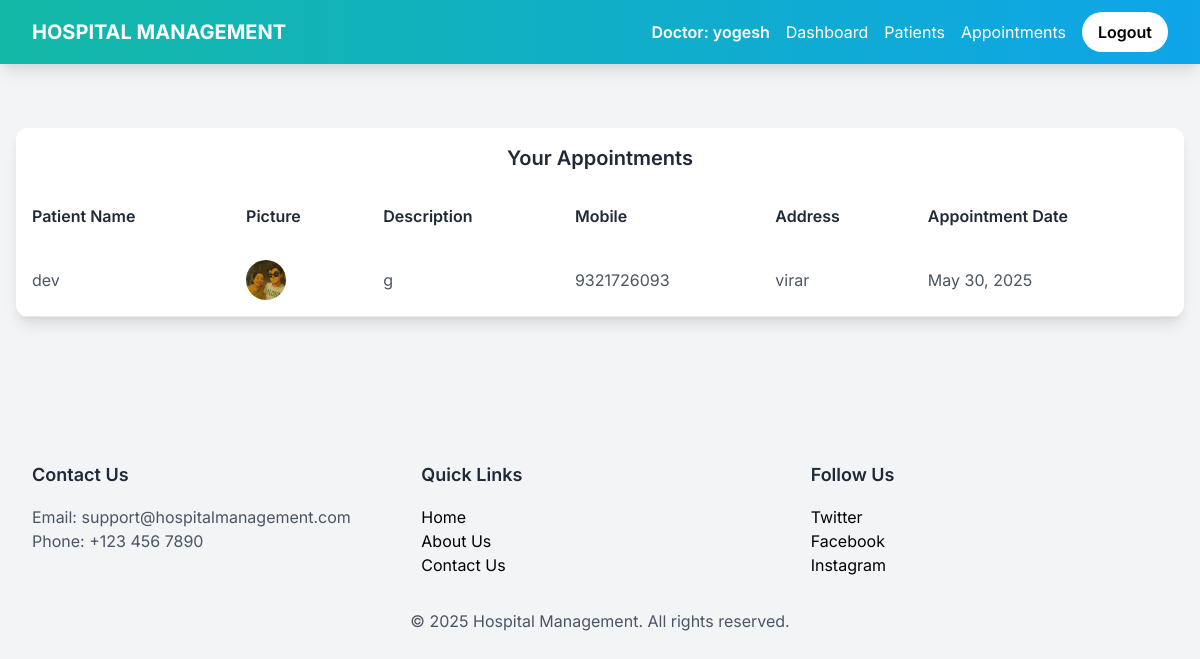
/doctor-view-appointment (signed in), run on the app's committed database.
### hospital/models.py (models this page shows, shortened)
class Appointment(models.Model):
    patientId=models.PositiveIntegerField(null=True)
    doctorId=models.PositiveIntegerField(null=True)
    patientName=models.CharField(max_length=40,null=True)
    doctorName=models.CharField(max_length=40,null=True)
    appointmentDate=models.DateField(auto_now=True)
    description=models.TextField(max_length=500)
    status=models.BooleanField(default=False)

class Patient(models.Model):
    user=models.OneToOneField(User,on_delete=models.CASCADE)
    profile_pic= models.ImageField(upload_to='profile_pic/PatientProfilePic/',null=True,blank=True)
    address = models.CharField(max_length=40)
    mobile = models.CharField(max_length=20,null=False)
    symptoms = models.CharField(max_length=100,null=False)
    assignedDoctorId = models.PositiveIntegerField(null=True)
    admitDate=models.DateField(auto_now=True)
    status=models.BooleanField(default=False)

### hospital/views.py (the view)
# urls.py: path('doctor-view-appointment', views.doctor_view_appointment_view,name='doctor-view-appointment'),
@login_required(login_url='doctorlogin')
@user_passes_test(is_doctor)
def doctor_view_appointment_view(request):
    doctor=models.Doctor.objects.get(user_id=request.user.id) #for profile picture of doctor in sidebar
    appointments=models.Appointment.objects.all().filter(status=True,doctorId=request.user.id)
    patientid=[]
    for a in appointments:
        patientid.append(a.patientId)
    patients=models.Patient.objects.all().filter(status=True,user_id__in=patientid)
    appointments=zip(appointments,patients)
    return render(request,'hospital/doctor_view_appointment.html',{'appointments':appointments,'doctor':doctor})

### hospital/views.py (called while the page is built)
def is_doctor(user):
    return user.groups.filter(name='DOCTOR').exists()

### templates/hospital/doctor_view_appointment.html (shortened to what this page needs)
{% extends 'hospital/doctor_base.html' %}
{% load static %}
{% block content %}
<section class="max-w-7xl mx-auto py-12 px-4">
  <div class="bg-white rounded-xl shadow-lg overflow-hidden fade-in">
    <div class="bg-gradient-to-r from-teal-50 to-teal-100 p-4">
      <h2 class="text-xl font-semibold text-gray-800 text-center">Your Appointments</h2>
    </div>
    <div class="overflow-x-auto">
      <table class="w-full text-left table-auto">
        <thead class="bg-teal-100">
          <tr>
            <th class="p-4 font-semibold text-gray-800">Patient Name</th>
            <th class="p-4 font-semibold text-gray-800">Picture</th>
            <th class="p-4 font-semibold text-gray-800">Description</th>
            <th class="p-4 font-semibold text-gray-800">Mobile</th>
            <th class="p-4 font-semibold text-gray-800">Address</th>
            <th class="p-4 font-semibold text-gray-800">Appointment Date</th>
          </tr>
        </thead>
        <tbody>
          {% for a, p in appointments %}
            <tr class="border-b hover:bg-gray-50 transition">
              <td class="p-4 text-gray-600">{{ a.patientName|default:"N/A" }}</td>
              <td class="p-4">
                {% if p.profile_pic %}
                  <img src="{{ p.profile_pic.url }}" alt="Profile picture of {{ a.patientName }}" class="h-10 w-10 rounded-full object-cover" />
                {% else %}
                  <span class="text-gray-600">No image</span>
                {% endif %}
              </td>
              <td class="p-4 text-gray-600">{{ a.description|default:"N/A" }}</td>
              <td class="p-4 text-gray-600">{{ p.mobile|default:"N/A" }}</td>
              <td class="p-4 text-gray-600">{{ p.address|default:"N/A" }}</td>
              <td class="p-4 text-gray-600">{{ a.appointmentDate|default:"N/A" }}</td>
            </tr>
          {% empty %}
            <tr>
              <td colspan="6" class="p-4 text-center text-gray-600">No appointments found.</td>
            </tr>
          {% endfor %}
        </tbody>
      </table>
    </div>
  </div>
</section>
{% endblock content %}

### templates/hospital/doctor_base.html (shortened to what this page needs)
{% load static %}
<!DOCTYPE html>
<html lang="en">
<head>
  <link href="https://cdn.jsdelivr.net/npm/tailwindcss@2.2.19/dist/tailwind.min.css" rel="stylesheet">
</head>
<body>
  <nav class="navbar fixed top-0 left-0 w-full shadow-lg z-50">
    <div class="max-w-7xl mx-auto px-4 sm:px-6 lg:px-8">
      <div class="flex justify-between h-16">
        <div class="flex items-center">
          <a href="/" class="text-white font-bold text-xl">HOSPITAL MANAGEMENT</a>
        </div>
        <div class="flex items-center space-x-4">
          <span class="text-white font-semibold">Doctor: {{ request.user.first_name }}</span>
          <a href="/doctor-dashboard" class="text-white hover:text-teal-100">Dashboard</a>
          <a href="/doctor-patient" class="text-white hover:text-teal-100">Patients</a>
          <a href="/doctor-appointment" class="text-white hover:text-teal-100">Appointments</a>
          <a href="/logout" class="bg-white text-teal-600 px-4 py-2 rounded-full font-semibold hover:bg-teal-100 transition">Logout</a>
        </div>
      </div>
    </div>
  </nav>
  <main class="pt-20">
    {% block content %}
    {% endblock content %}
  </main>
  <footer class="bg-gradient-to-r from-teal-50 to-teal-100 py-12 mt-12">
    <div class="max-w-7xl mx-auto px-4 sm:px-6 lg:px-8">
      <div class="grid grid-cols-1 md:grid-cols-3 gap-8">
        <div>
          <h3 class="text-lg font-semibold text-gray-800 mb-4">Contact Us</h3>
          <p class="text-gray-600">Email: support@hospitalmanagement.com</p>
          <p class="text-gray-600">Phone: +123 456 7890</p>
        </div>
        <div>
          <h3 class="text-lg font-semibold text-gray-800 mb-4">Quick Links</h3>
          <a href="/" class="block text-teal-600 hover:underline">Home</a>
          <a href="/aboutus" class="block text-teal-600 hover:underline">About Us</a>
          <a href="/contactus" class="block text-teal-600 hover:underline">Contact Us</a>
        </div>
        <div>
          <h3 class="text-lg font-semibold text-gray-800 mb-4">Follow Us</h3>
          <a href="#" class="block text-teal-600 hover:underline">Twitter</a>
          <a href="#" class="block text-teal-600 hover:underline">Facebook</a>
          <a href="#" class="block text-teal-600 hover:underline">Instagram</a>
        </div>
      </div>
      <div class="mt-8 text-center">
        <p class="text-gray-600">© 2025 Hospital Management. All rights reserved.</p>
      </div>
    </div>
  </footer>
</body>
</html>

### templates/hospital/doctor_base.html (style rules this page uses)
body { font-family: 'Inter', sans-serif; background: #f3f4f6; }
.navbar { background: linear-gradient(90deg, #14b8a6 0%, #0ea5e9 100%); }
.navbar a { transition: color 0.3s, transform 0.3s; }
.fade-in { opacity: 0; transform: translateY(20px); transition: opacity 0.5s, transform 0.5s; }
.fade-in.visible { opacity: 1; transform: translateY(0); }

### templates/hospital/doctor_view_appointment.html (style rules this page uses)
.fade-in { opacity: 0; transform: translateY(20px); transition: opacity 0.5s, transform 0.5s; }
.fade-in.visible { opacity: 1; transform: translateY(0); }

### data on the page
Appointment: patientName "dev", profile_pic (picture), description "g", mobile "9321726093", address "virar", appointmentDate "May 30, 2025"

### other printed values
{{ request.user.first_name }} "yogesh"
